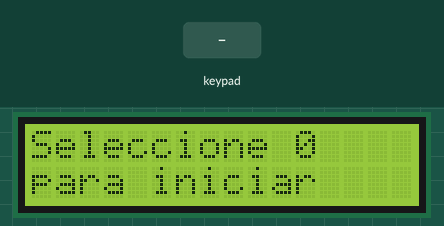
The sketch below on a simulated Arduino Uno, built with avr-gcc and run on an emulated ATmega328P. On the bench: 16×2 character LCD. The inputs (shaded band) are chosen by the test bench.

Above: at 12.8 s.
12.9 s: key '2' pressed
At 13.7 s:
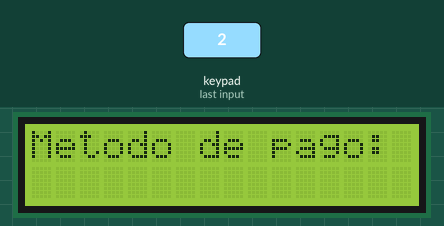
15.9 s: keypad keys 5 4 3 2 pressed 0.4 s apart
At 18.4 s:
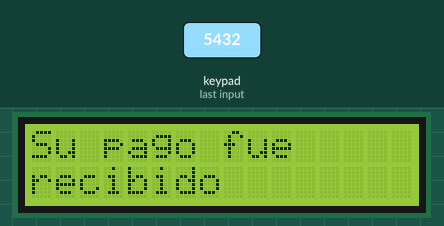
20.5 s: key '1' pressed
At 21.3 s:
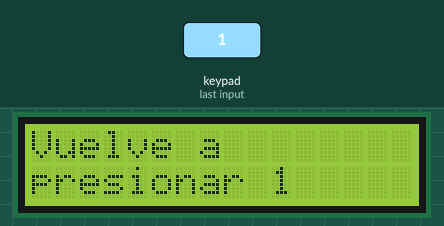
22.1 s: key '4' pressed
At 23.0 s:
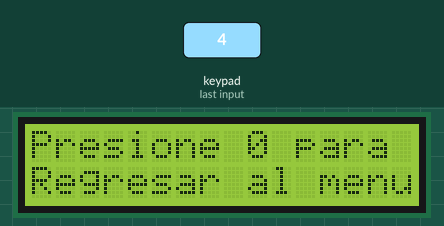
23.6 s: key '0' pressed
At 24.4 s:
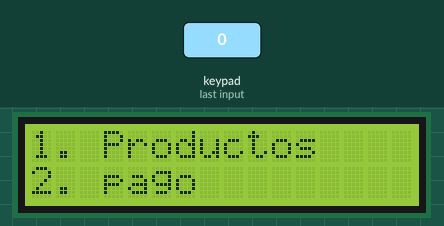
Timing chart, 0 to 26.1 s (numbered marks = the images above; inputs shaded):
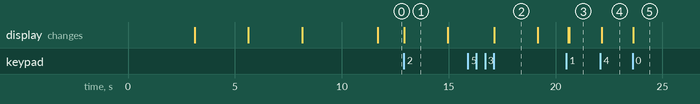

Measured:
- after the input at 12.9 s, the display: changes at once (image 1)
- after the input at 15.9 s, the display: changes after 1.2 s (image 2)
- after the input at 20.5 s, the display: first differs from a run without the input after 0.14 s (image 3)
- after the input at 22.1 s, the display: changes after 0.05 s (image 4)
- after the input at 23.6 s, the display: changes at once (image 5)
- what the display in image 1 shows lasts 2.0 s, from 12.9 s to 14.9 s

The sketch:

PuntoVenta.ino
```cpp
#include <Key.h>
#include <Keypad.h>
#include <Wire.h>
#include <LiquidCrystal_I2C.h>
LiquidCrystal_I2C lcd(0x27, 2, 1, 0, 4, 5, 6, 7);  // set the LCD address to 0x27 for a 16 chars and 2 line display
#define FILAS 4
#define COLUMNAS 4


char keys[][4] = {
  '1', '2', '3', 'A',
  '4', '5', '6', 'B',
  '7', '8', '9', 'C',
  '*', '0', '#', 'D'
};

byte pinFilas[4] = { 9, 8, 7, 6 };
byte pinColumnas[4] = { 5, 4, 3, 2 };

Keypad keypad = Keypad(makeKeymap(keys), pinFilas, pinColumnas, FILAS, COLUMNAS);
char key;
int entrada=0;
void setup()
{
  lcd.setBacklightPin(3, POSITIVE);
  lcd.setBacklight(HIGH);
  lcd.begin(16, 2);
  lcd.setCursor(0,0);
  lcd.print("Hola, bienvenido");
  lcd.setCursor(0,1);
  lcd.print("a mi menu");
  delay(3000);
  lcd.clear();
  lcd.setCursor(0,0);
  lcd.print("utiliza el");
  lcd.setCursor(0,1);
  lcd.print("teclado para");
 delay(2500);
  lcd.clear();
  lcd.setCursor(0,0);
  lcd.print("navegar por el");
  lcd.setCursor(0,1);
  lcd.print("menu");
  delay(2500);
 lcd.clear();
 lcd.setCursor(0,0);
 lcd.print("Cargando...");
 delay(3500);
 lcd.clear();
 lcd.setCursor(0,0);
lcd.print("Seleccione 0");
lcd.setCursor(0,1);
lcd.print("para iniciar");
}

void loop(){
key=keypad.getKey();

  if(key){

    if(key=='0'){
      lcd.clear();
  lcd.setCursor(0,0);
  lcd.print("1. Productos");
  lcd.setCursor(0,1);
  lcd.print("2. pago");
  key=keypad.getKey();
  }
  if(key=='1'){
    lcd.clear();
    lcd.setCursor(0,0);
    lcd.print("Vuelve a ");
    lcd.setCursor(0,1);
    lcd.print("presionar 1");
    entrada=1;
    //productos
  while(entrada){
    key=keypad.getKey();
    if(key=='1'){
    lcd.clear();
    lcd.setCursor(0,0);
    lcd.print("Gansito");
    lcd.setCursor(0,1);
    lcd.print("Coca de a litro");
  }
  key=keypad.getKey();
    if(key=='2'){
    lcd.clear();
    lcd.setCursor(0,0);
    lcd.print("Bubulubu");
    lcd.setCursor(0,1);
    lcd.print("Doritos");
  }
  key=keypad.getKey();
    if(key=='3'){
    lcd.clear();
    lcd.setCursor(0,0);
    lcd.print("Mamut de a peso");
    lcd.setCursor(0,1);
    lcd.print("Kilo de tortilla");
  }
  key=keypad.getKey();
    if(key=='4'){
      entrada=0;
    lcd.clear();
    lcd.setCursor(0,0);
    lcd.print("Regresando...");
    lcd.clear();
    lcd.setCursor(0,0);
    lcd.print("Presione 0 para");
    lcd.setCursor(0,1);
    lcd.print("Regresar al menu");
    key=0;
  }
  }
  }
  //pago de productos
  else if(key=='2'){
  lcd.clear();
  lcd.setCursor(0,0);
  lcd.print("Metodo de pago:");
  delay(2000);
  lcd.clear();
  lcd.setCursor(0,0);
    lcd.print("1. Efectivo");
  lcd.setCursor(0,1);
    lcd.print("2. tarjeta");
  key=keypad.getKey();
  entrada=2;

  while(entrada){
    key=keypad.getKey();
    if(key=='1'||key=='2'){
      entrada=0;
      lcd.clear();
      lcd.setCursor(0,0);
      lcd.print("Su pago fue ");
      lcd.setCursor(0,1);
      lcd.print("recibido");
      delay(2000);
      lcd.clear();
      lcd.setCursor(0,0);
      lcd.print("Vuelva pronto");
       lcd.clear();
    lcd.setCursor(0,0);
    lcd.print("Procesando...");
    delay(1400);
    lcd.clear();
    lcd.setCursor(0,0);
    lcd.print("Presione 0 para");
    lcd.setCursor(0,1);
    lcd.print("Regresar al menu");
    key=0;

    }
}
}
   }

  }


 
```
